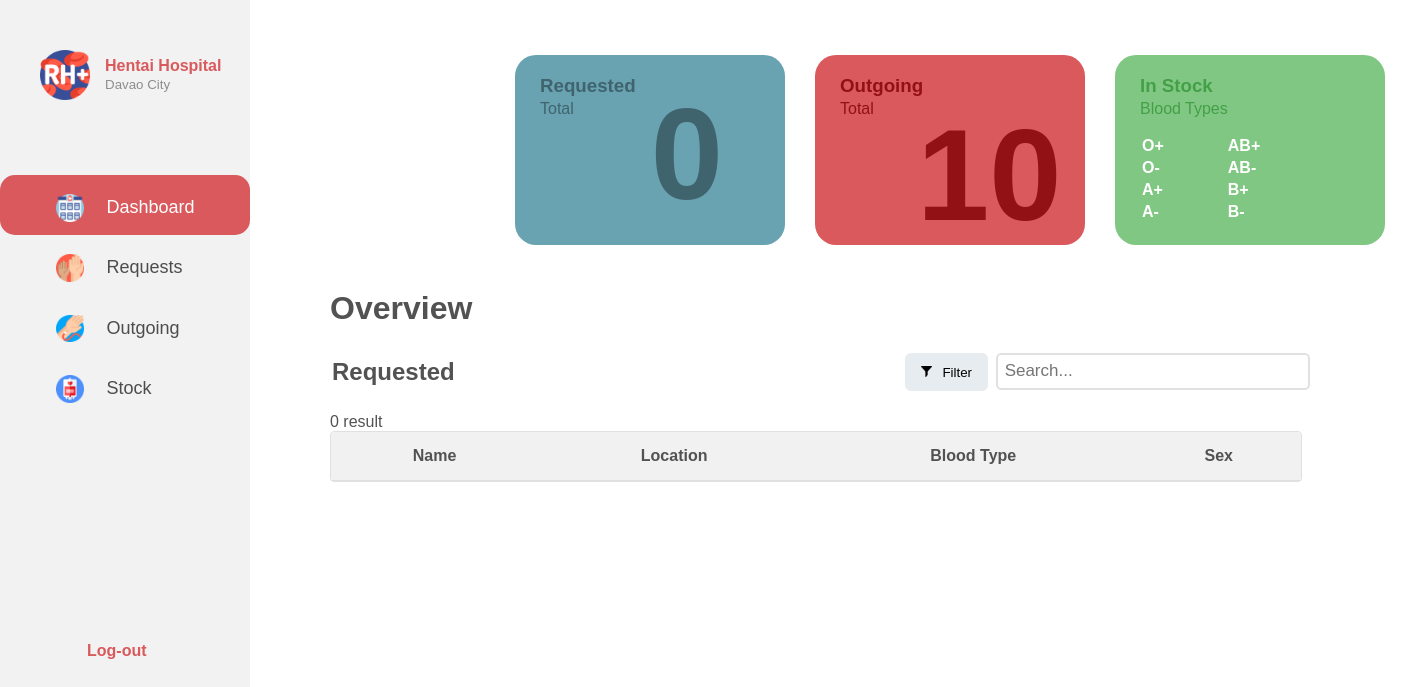
Page /hospital-dashboard.php (signed in) on the earlier database version.
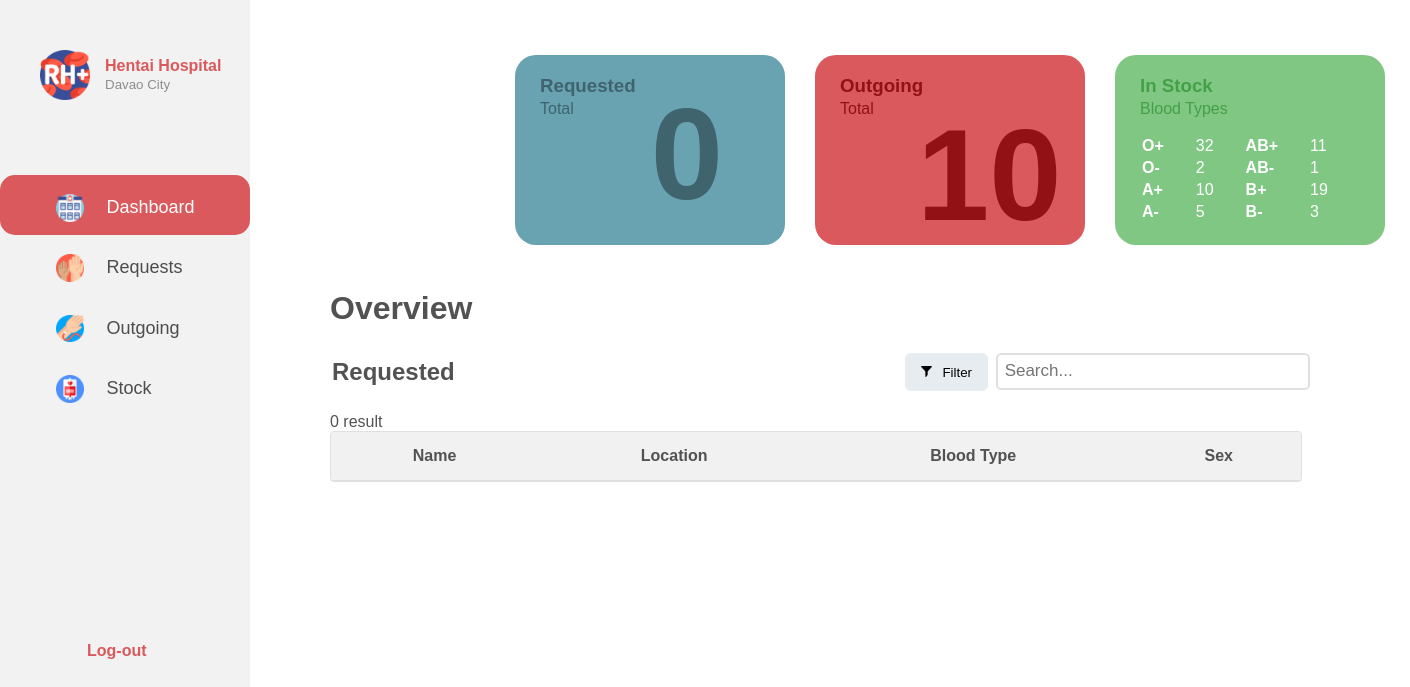
Same page on the later database version.
### tables this page shows
CREATE TABLE `blood_groups` (
  `BloodGroups_ID` int(11) NOT NULL,
  `A+` int(9) NOT NULL,
  `A-` int(11) NOT NULL,
  `B+` int(9) NOT NULL,
  `B-` int(11) NOT NULL,
  `AB+` int(9) NOT NULL,
  `AB-` int(11) NOT NULL,
  `O+` int(9) NOT NULL,
  `O-` int(11) NOT NULL
);

### hospital-dashboard.php (the view, shortened to what this page needs)
<!DOCTYPE html>
<?php
  if(isset($_SESSION['Hospital_Name']) && isset($_SESSION['Hospital_ID'])){
    include 'php/db_conn.php';
    $HID = $_SESSION['Hospital_ID'];
    $sql_bid = "SELECT BloodGroups_ID FROM stocks WHERE Hospital_ID = '$HID'";
    if($get_bid = mysqli_query($conn,$sql_bid)){
      $arr = mysqli_fetch_assoc($get_bid);
      $BID = $arr["BloodGroups_ID"];
    }
    $sql_type = "SELECT * FROM blood_groups WHERE BloodGroups_ID = '$BID'";
    if($get_t = mysqli_query($conn,$sql_type))
      $type = mysqli_fetch_assoc($get_t);
?>
<html>
<head>
  <link rel="stylesheet" href="hospital-dashboard.css">
  <link rel="stylesheet" href="hospital-dashboard-home.css">
</head>
<body>
  <div class="sidenav">
    <div class="float-container">
        <div class="float-child">
           <div class="icon"><img src="icons/Hospital-Dashboard-Menu/rh-.png"></div>
        </div>
        <div class="float-child">
          <div class="prof-text">
            <p><b><?php echo $_SESSION['Hospital_Name']?></b></p>
            <small>Davao City</small>
          </div>
        </div>
    </div>
    <div class="menu">
      <div class="dashboard">
        <a href="#" id="first-sidebar" class="a"><img src="icons/menu/medical-center.png">Dashboard</a>
      </div>
      <div class="request">
        <a href="hospital-dashboard-request.php" class="a"><img src="icons/menu/volunteer.png">Requests</a>
      </div>
      <div>
        <a href="hospital-dashboard-outgoing.php" id="third-sidebar" class="a"><img src="icons/menu/blood-transfusion.png">Outgoing</a>
      </div>
      <div class="stock">
        <a href="hospital-dashboard-stock.php" class="a"><img src="icons/Hospital-Dashboard-Menu/blood-bag.png">Stock</a>
      </div>
      <div class="sidebar-bottom">
        <table>
          <th><a href="login.html" id="log-out">Log-out</a></th>
        </table>
      </div>
    </div>
  </div>
  <div class="header">
    <table>
      <tr>
        <td>
          <div class="total-requested">
            <h3 class="total-text">Requested</h3>
            <p class="total">Total</p>
            <b><p id="total-requested-number">
            <?php
              include 'php/db_conn.php';
              $sql = "SELECT COUNT(Request_ID) FROM request";
              $get_data = mysqli_query($conn,$sql);
              $arr = mysqli_fetch_array($get_data);
              echo $arr[0];
            ?></p></b>
          </div>
        </td>
        <td>
          <div class="total-outgoing">
            <h3 class="total-text">Outgoing</h3>
            <p class="total">Total</p>
            <b><p id="total-requested-number">10</p></b>
          </div>
        </td>
        <td>
          <div class="in-stock">
            <h3 class="total-text">In Stock</h3>
             <p class="total">Blood Types</p>
            <div class="in-stock-table">
              <table class="in-stock-tab">
                <tr>
                  <td class="blood-type">O+</td>
                  <td><?php echo $type["O+"]; ?></td>
                  <td class="blood-type">AB+</td>
                  <td><?php echo $type["AB+"]; ?></td>
                </tr>
                <tr>
                  <td class="blood-type">O-</td>
                  <td><?php echo $type["O-"]; ?></td>
                  <td class="blood-type">AB-</td>
                  <td><?php echo $type["AB-"]; ?></td>
                </tr>
                <tr>
                  <td class="blood-type">A+</td>
                  <td><?php echo $type["A+"]; ?></td>
                  <td class="blood-type">B+</td>
                  <td><?php echo $type["B+"]; ?></td>
                </tr>
                <tr>
                  <td class="blood-type">A-</td>
                  <td><?php echo $type["A-"]; ?></td>
                  <td class="blood-type">B-</td>
                  <td><?php echo $type["B-"]; ?></td>
                </tr>
              </table>
            </div>
          </div>
        </td>
      </tr>
    </table>
  </div>
  <div class="overview">
    <h1>Overview</h1>
    <div class="table-header">
      <table>
        <th><h2> Requested</h2></th>
        <th id="filter"><button type="button"><img src="icons/hospital-dashboard/filter.png">Filter</button></th>
        <th id="search-box"><input type="text" placeholder="Search..."></th>
      </table>
    </div>
    <table class="table-content" style="width: 90%" id="table-requested">
      <tr class="table-row">
        <th>Name</th>
        <th>Location</th>
        <th>Blood Type</th>
        <th>Sex</th>
      </tr>
  </div>
</body>
</html>
<?php
}else{
   send_alert_error("Session Invalid");
}
?>

### hospital-dashboard.css (style rules this page uses)
* { padding: 0; margin: 0; }
body { font-family: sans-serif; font-size: 16px; }
.sidenav { height: 100%; width: 15.625em; position: fixed; background-color: #F2F2F2; left: 0; top: 0; overflow-x: hidden; padding-top: 1.25em; font-family: sans-serif; }
.menu { padding-top: 2em; }
.menu img { width: 15%; padding-right: 1.25em; vertical-align: middle; }
.profile tr, td { padding-right: 100px; }
.a { padding: 1.0625em 0.5em 0.75em 3.125em; text-decoration: none; font-size: 1.125em; color: #4D4D4D; display: block; }
.sidebar-bottom { position: absolute; top: 40em; }
.sidebar-bottom a { text-decoration: none; color: black; }
#log-out { padding-left: 5.3125em; color: #D9595C; }
.float-container { padding-top: 20px; padding-left: 30px; padding-bottom: 50px; }
.icon { width: 25%; float: left; padding: 10px ; }
.icon img { width: 90%; }
.prof-text { padding-top: 17px; padding-left: 0px; }
.prof-text b { color: #D9595C; }
.prof-text small { color: #8D8D8D; }
.header { padding-top: 40px; padding-left: 500px; }
.header table { border-collapse: collapse; }
.total-requested { padding: 5em; height: 30px; width: 110px; background-color: #69A2B0; border-style: none; border-radius: 21px; color: #3F646D; }
.total-text { display: block; float: left; position: relative; right: 50%; bottom: 200% }
.total-outgoing { padding: 5em; color: #921115; height: 30px; width: 110px; background-color: #D9595C; border-style: none; border-radius: 21px; }
.in-stock { padding: 5em; color: #43A047; height: 30px; width: 110px; background-color: #81C784; border-style: none; border-radius: 21px; }
.total { padding-top: 3px; display: block; float: left; position: relative; right: 50%; bottom: 200% }
#total-requested-number { display: block; position: relative; font-size: 130px; bottom: 260%; left: 20%; }
.in-stock-table { border:none; position: relative; bottom: 150%; right: 50%; }
.in-stock-table table { color: white; }
.in-stock-table td { padding: 4px 30px 0px 2px; }
.blood-type { font-weight: bold; }
.overview { color: #525252; padding-left: 330px; padding-top: 30px; }
.table-header { padding-top: 1.5em; padding-bottom: 20px; }
#search-box { position: absolute; right: 11em; }
.table-header input[type=text] { font-size: 1.0625em; color: #2C2C2C; padding: 0.375em 0.375em 0.375em 0.375em; border-width: 2px; border-style: solid; border-radius: 0.3125em; border-color: #E0E0E0; width: 125%; }
table.table-content { border: 0.0625em solid #E0E0E0; border-radius: 0.25em; border-collapse: separate; border-spacing: 0; text-align: center; }
table.table-content th { background-color: #F1F1F1; }
table.table-content th:first-child { border-radius: 0.1875em 0 0 0; }
table.table-content th:last-child { border-radius: 0 0.1875em 0 0; }
table.table-content th, td { border-bottom: 0.0625em solid #E0E0E0; padding: 0.9375em; }
td:not(.table-content) { border-bottom: none; }
#table-requested { border-bottom: 0.0625em solid #E0E0E0; }
#filter { padding-left: 210px; }
#filter button { width: 15%; height: 38px; padding: 5px 3px 5px 3px; border: 1px solid #E6ECF0; background-color: #E6ECF0; border-radius: 6px; color: black; text-align: center; }
#filter img { padding-top: 2px; padding-right: 10px; width: 15%; }

### hospital-dashboard-home.css (style rules this page uses)
.dashboard { box-sizing: border-box; background-color: #D9595C; border-style: none; border-color: #D9595C; border-width: 0.0125em; border-radius: 0.9375em; }
.dashboard a { color:white; }

Differences in the rows shown:
added blood_groups: value "32", value "11", value "2", value "1", value "10", value "19", value "5", value "3"
